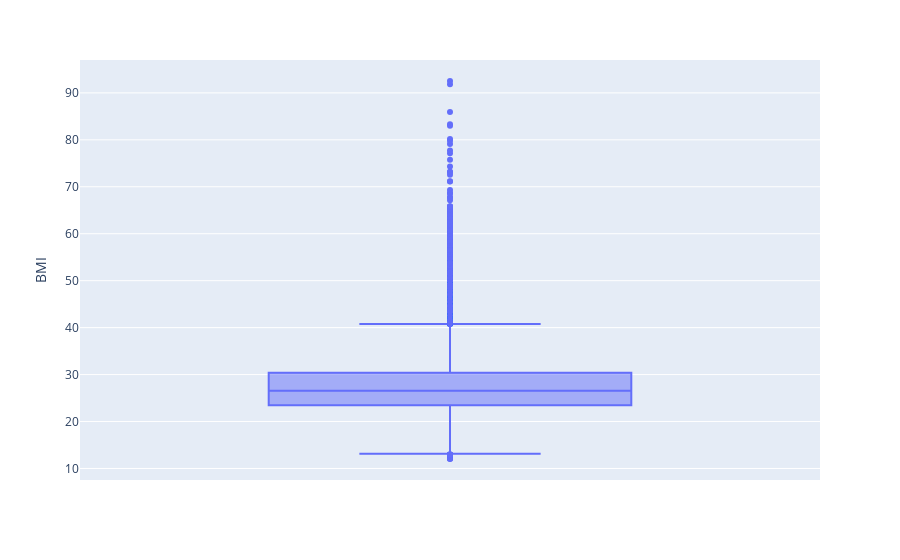

Source (notebook cell):
### Markdown cell above
### Removing Outliers

### Code cell
fig = px.box(after_resampling_df['BMI'], y="BMI")
fig.show()

### Figure 1 — Plotly figure (JSON) as saved in the notebook; plotly's stock layout.template omitted (floating-point values rounded to 4 significant figures; data arrays with more than 128 entries replaced by an {"elided": "..."} marker saying what was removed)
{"data": [{"alignmentgroup": "True", "hovertemplate": "BMI=%{y}<extra></extra>", "legendgroup": "", "marker": {"color": "#636efa"}, "name": "", "notched": false, "offsetgroup": "", "orientation": "v", "showlegend": false, "type": "box", "x0": " ", "xaxis": "x", "y": {"elided": "118286 float values"}, "y0": " ", "yaxis": "y"}], "layout": {"boxmode": "group", "legend": {"tracegroupgap": 0}, "margin": {"t": 60}, "xaxis": {"anchor": "y", "domain": [0, 1]}, "yaxis": {"anchor": "x", "domain": [0, 1], "title": {"text": "BMI"}}}}
